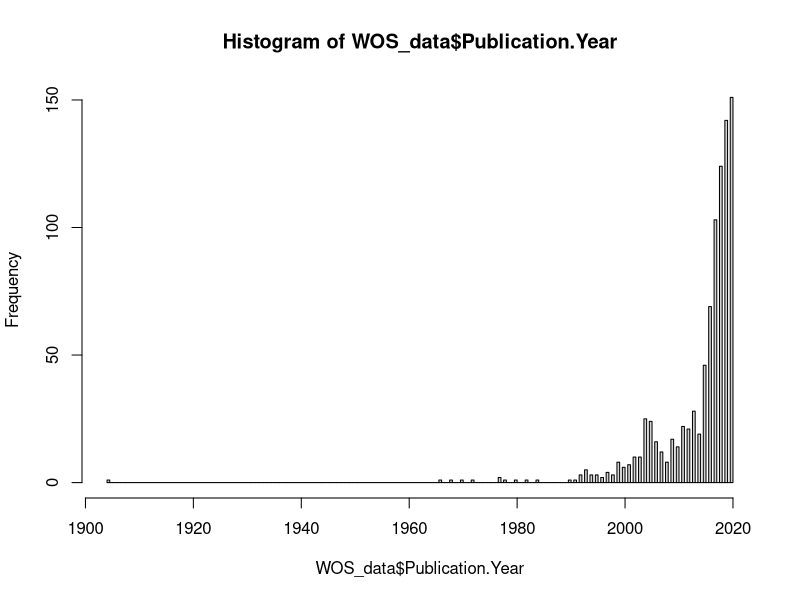
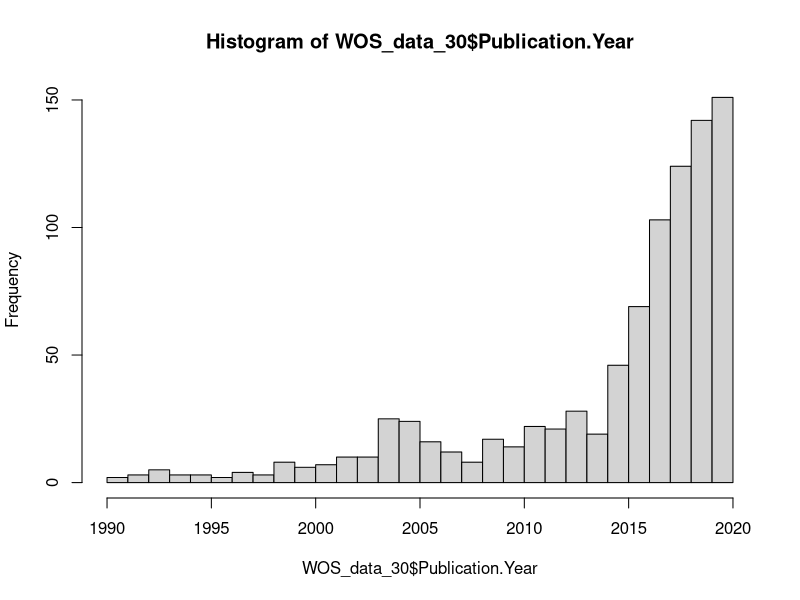
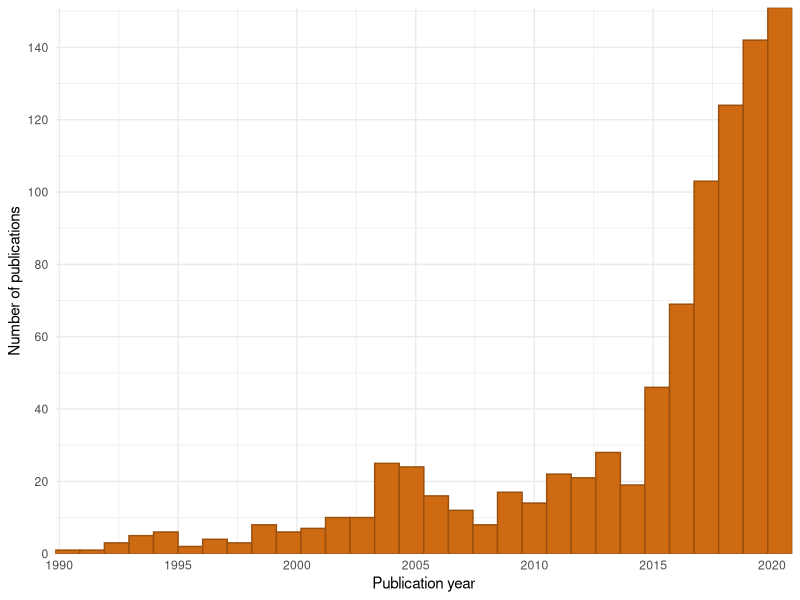
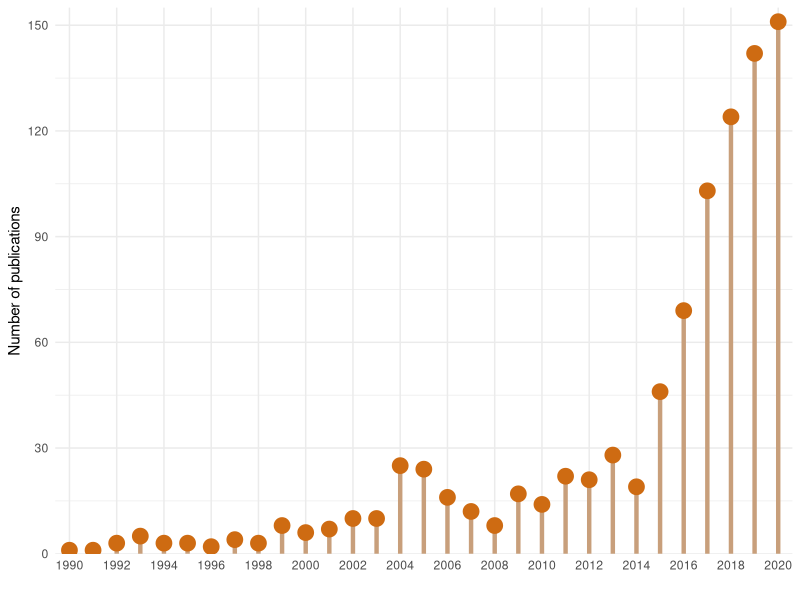
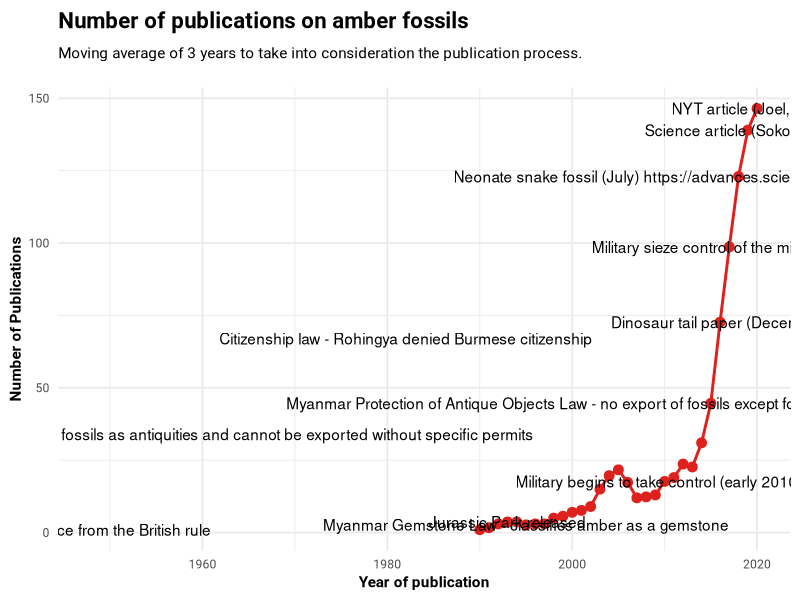
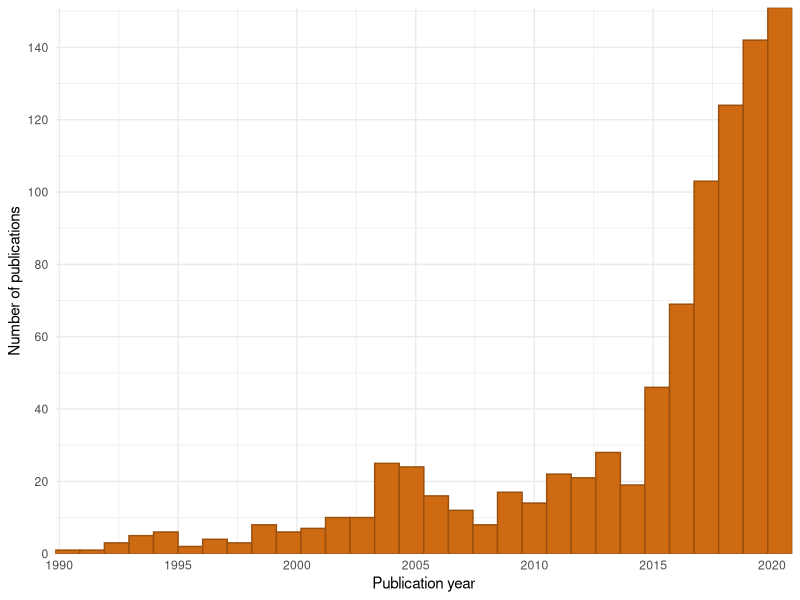
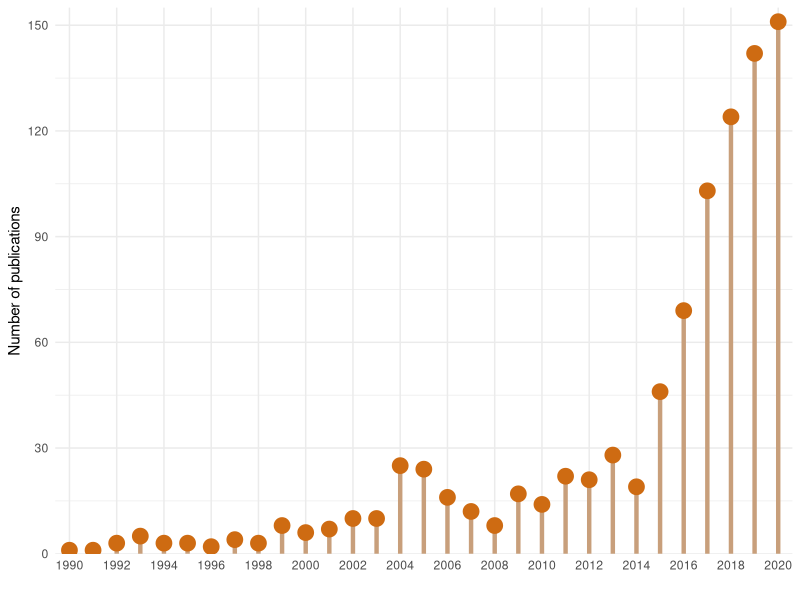
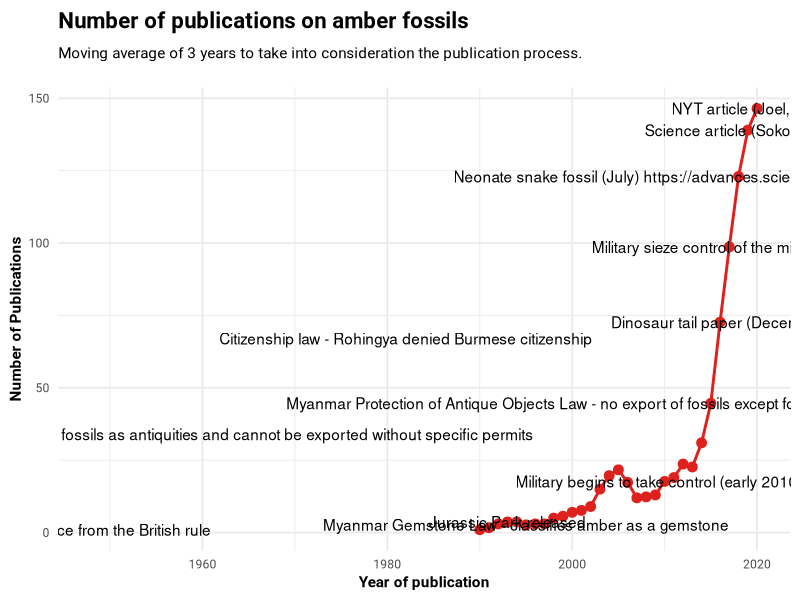

Generate these figures, in order, with R: (Note: this script raises an error after producing the figures.)
# _________________________
#
#  Web of Science data
#
# _________________________

library(tidyverse)

## Import full dataset
WOS_data <-  read.csv("./data/webofscience.csv", skip = 4, header = T)
glimpse(WOS_data) # have a peek
hist(WOS_data$Publication.Year, breaks = 200) # crude histogram of all data


## Subset to last 30 years:
WOS_data_30 <- subset(WOS_data, Publication.Year >+ 1989)
hist(WOS_data_30$Publication.Year, breaks = 30)


## Make it faaaaaaancy ;)

pubs_per_yr <- ggplot(data=WOS_data_30, aes(Publication.Year)) +
  geom_histogram(col="#9B4F0C", fill="#CE6B12", bins = 30) + # Canva social science lesson colour scheme
  theme_minimal() + labs(x = "Publication year", y = "Number of publications") +
  scale_x_continuous(breaks = seq(1990, 2020, 5), expand = c(0, 0)) +
  scale_y_continuous(breaks = seq(0, 144, 20), expand = c(0, 0))
pubs_per_yr
ggsave("./plots/pubs_per_yr_hist.pdf", plot = pubs_per_yr, width = 30, height = 12, units = "cm")

## Lollipop, lollipop, oh lolly lolly lollipop :)

## Get frequency table for publications per year
pubs_year <- as.data.frame(table(WOS_data_30$Publication.Year))
names(pubs_year)[1] <- "Year" # rename column headings
names(pubs_year)[2] <- "total_pubs"
head(pubs_year)


pubs_per_yr_lollipop <- ggplot(data=pubs_year, aes(x=Year, y = total_pubs)) +
  geom_segment(aes(x=Year, xend=Year, y = 0, yend = total_pubs), color="#C89F7B", size=1.5) +
  geom_point(colour = "#CE6B12", size = 5) + # Canva social science lesson colour scheme
  theme_minimal() + labs(x = "", y = "Number of publications") +
  scale_x_discrete(breaks = seq(1990, 2020, 2)) +
  scale_y_continuous(limits = c(0, 155), breaks = seq(0, 155, 30), expand = c(0, 0))
pubs_per_yr_lollipop

ggsave("./plots/pubs_per_yr_lollipop.pdf", plot = pubs_per_yr_lollipop, width = 25, height = 15, units = "cm")


#PaleoPercs
WOS_summary <- WOS_data_30 %>% group_by(Publication.Year) %>% 
  tally() %>% 
  mutate(ra = caTools::runmean(n, 3, alg="C"))

theme_set(theme_minimal(base_size=14) %+replace%
            theme(legend.title = element_text(
              face="bold"),
              text=element_text(family="Roboto"),
              axis.title = element_text(face="bold"),
              legend.position="bottom",
              plot.background = element_rect(fill="white", colour=NA),
              plot.title = element_text(face="bold", hjust=0, size=16))
)

timeline <- read.csv(file.path("data", "timeline.csv"))
timeline <- timeline[timeline$Events != "",]

timeline <- merge(WOS_summary, timeline[,c(1,2)], by.x="Publication.Year", by.y="Year", all.y=TRUE)
timeline$ra2 <- timeline$ra
timeline$ra2[is.na(timeline$ra)] <- seq(1,100, length.out = 4)
google <- read.csv(file.path("data", "google_trends.csv"), skip=2)
colnames(google) <- c("Date", "Freq")
google$year <- gsub(".*/(\\d+{4})$", "\\1", google$Date)

google_summary <- google %>% group_by(year) %>% 
  summarise(n=sum(Freq))

ggplot(data=WOS_summary, aes(x=Publication.Year, y=ra)) + 
  geom_line(size=1, col="#dd211d") + 
  geom_point(size=3, col="#dd211d") +
  geom_text(data=timeline, aes(x=Publication.Year, y=ra2, label=Events), inherit.aes = FALSE)+
  labs(x="Year of publication", 
       y="Number of Publications",
       subtitle = "\nMoving average of 3 years to take into consideration the publication process.\n") +
  ggtitle("Number of publications on amber fossils") 

ggsave(file.path("plots", "RT_timeline2.svg"), 
       w=16, h=5
)

# Funding

funding_organisations <- WOS_data_30[grep("amber", WOS_data_30$Article.Title),]$Funding.Orgs
funding_organisations <- funding_organisations[funding_organisations!= ""]
funding_organisations <- unlist(strsplit(funding_organisations, ";"))

funding_organisations <- gsub("(\\[.*\\])", "", funding_organisations) # remove funding numbers


funders <- data.frame(table(funding_organisations), stringsAsFactors = FALSE)
funders$funding_organisations <- as.character(funders$funding_organisations)

funders$country <- NA
funders$country[grep("China|Zhejiang|Chang-jiang|Shandong|CAS|Gansu|Tibet|Chinese|Beijing|Jiangsu|Shanghai|Capital Normal University|Guizhou|Nanjing|Guangzhou|Qingdao|Heibei", funders$funding_organisations)] <- "China"
funders$country[grep("Russia", funders$funding_organisations)] <- "Russia"
funders$country[grep("Japan", funders$funding_organisations)] <- "Japan"
funders$country[grep("DFG|Berlin|Alexander von Humboldt|German|Volkswagen", funders$funding_organisations)] <- "Germany"
funders$country[grep("Czech|Prague", funders$funding_organisations)] <- "Czechia"
funders$country[grep("Canada|Alberta", funders$funding_organisations)] <- "Canada"
funders$country[grep("Spain|Spanish", funders$funding_organisations)] <- "Spain"
funders$country[grep("NSF|U\\.S\\.|Utah|Paleontological Society|New York|Tennessee|US", funders$funding_organisations)] <- "USA"
funders$country[grep("Poland|Polish|Katowice", funders$funding_organisations)] <- "Poland"
funders$country[grep("CNRS|FNRS|Rennes|France|French", funders$funding_organisations)] <- "France"
funders$country[grep("Australia|Adelaide|Sydney", funders$funding_organisations)] <- "Australia"
funders$country[grep("CNPq|FAPESP", funders$funding_organisations)] <- "Brazil"
funders$country[grep("Slovak", funders$funding_organisations)] <- "Slovakia"
funders$country[grep("Europe", funders$funding_organisations)] <- "EU"
funders$country[grep("King Saud", funders$funding_organisations)] <- "Saudi Arabia"
funders$country[grep("KwaZulu", funders$funding_organisations)] <- "South Africa"
funders$country[grep("UNESCO", funders$funding_organisations)] <- "UN"
funders$country[grep("Hungar", funders$funding_organisations)] <- "Hungary"
funders$country[grep("HKU", funders$funding_organisations)] <- "Hong Kong"
funders$country[grep("Leban", funders$funding_organisations)] <- "Lebanon"


funders$funding_organisations[is.na(funders$country)]

#manual
write.csv(funders, file.path("output", "funding_organisations.csv"), row.names = FALSE)
